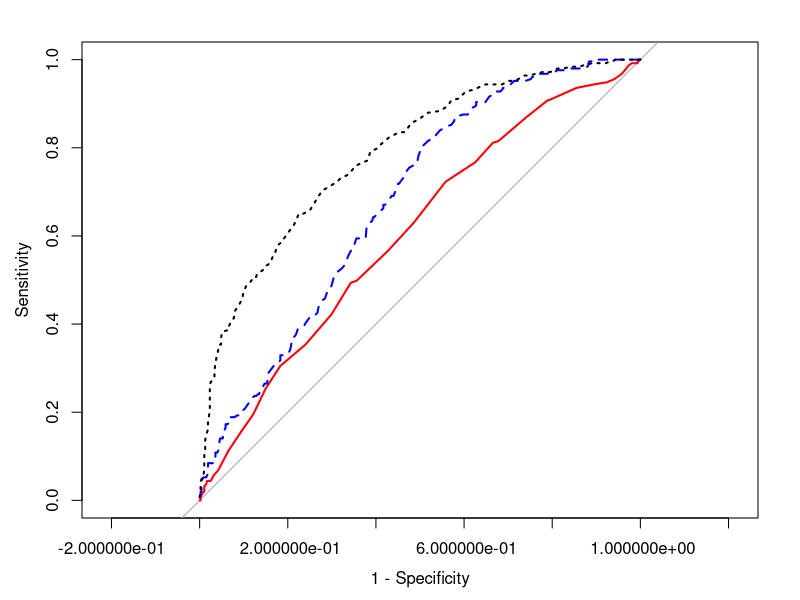

Generate this figure with R:
library(pROC)

#install.packages("mlbench")
library(mlbench)

data(PimaIndiansDiabetes)
pima <- PimaIndiansDiabetes

pima<-subset(pima, pressure>0)
pima<-subset(pima, mass>0)
pima<-subset(pima, glucose>0)

pressure=roc(pima$diabetes, pima$pressure, ci=TRUE)
mass=roc(pima$diabetes, pima$mass, ci=TRUE)
glucose=roc(pima$diabetes, pima$glucose, ci=TRUE)


plot(pressure, col = "red", legacy.axes=TRUE)

lines.roc(mass, col = "blue",lty=2)

lines.roc(glucose, col = "black",lty=3)
